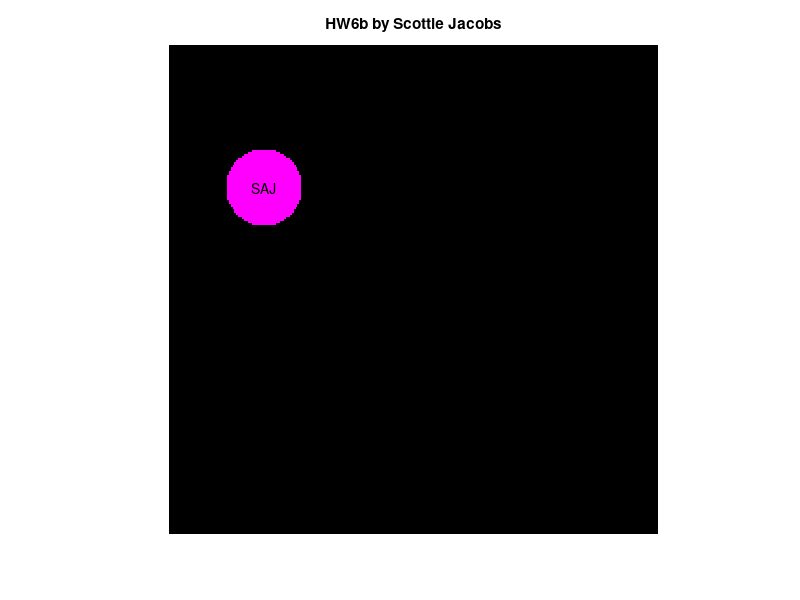

Write MATLAB code to recreate this figure.
figure()
N=256;
I = zeros(N,N,3);
f=19;

for x=-20:20    %% Draw some filled color circles
    for y=-20:20
        if x^2 + y^2 < 20^2
           
            I(75+y, 50+x,:)=[255,0,255];       
             
            
        end
    end
end


imshow(I);
title('HW6b by Scottie Jacobs');

text(50 , 75 , 'SAJ', 'HorizontalAlignment','center')
text(100, 75 , 'SAJ', 'HorizontalAlignment','center')
text(150, 75 , 'SAJ', 'HorizontalAlignment','center')
text(50 , 125, 'SAJ', 'HorizontalAlignment','center')
text(100, 125, 'SAJ', 'HorizontalAlignment','center')
text(150, 125, 'SAJ', 'HorizontalAlignment','center')
text(50 , 175 , 'SAJ', 'HorizontalAlignment','center')
text(100, 175 , 'SAJ', 'HorizontalAlignment','center')
text(150, 175 , 'SAJ', 'HorizontalAlignment','center')
